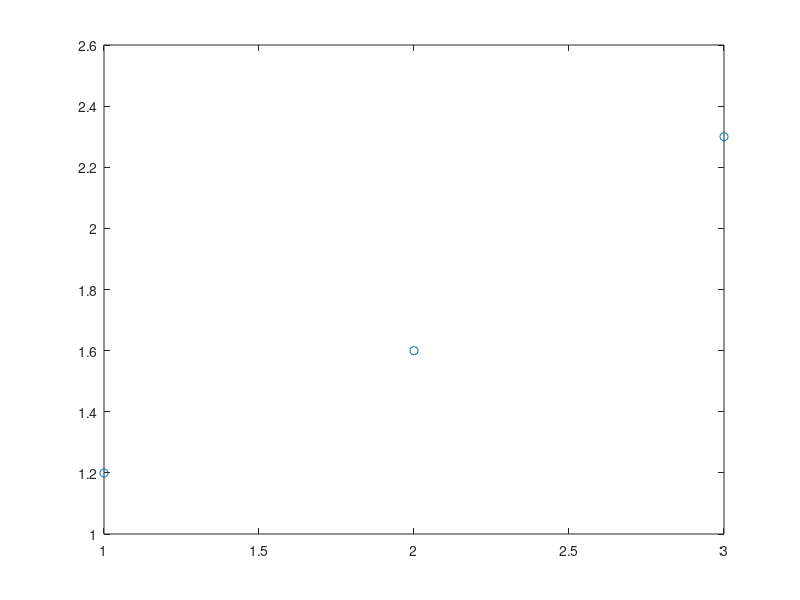

Reproduce this figure in MATLAB. (Note: this script raises an error after producing the figure.)
x=[1;
   2; 
   3]

y=[1.2;
   1.6; 
   2.3]

plot (x,y,'o')

f1=@(x) x.^2
f2=@(x) x.^1
f3=@(x) x.^0

F=@(x) [f1(x) f2(x) f3(x)] %f no formato de linha

k=ufrgs_ajuste(x,y,F)

a=k(1)
b=k(2)
c=k(3)

y=@(x) a*x^2+b*x+c

hold on
fplot (y,[0 5])
